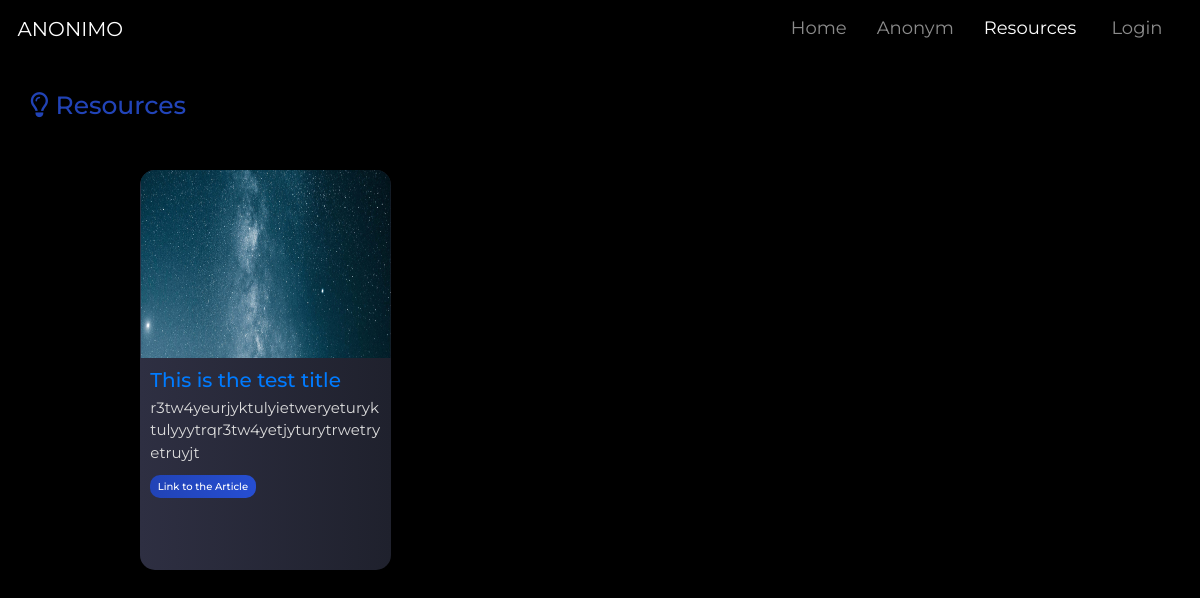
Page /resources on the committed database.
### home/models.py (models this page shows)
class Resources(models.Model):
    img = models.ImageField(upload_to="blog-img/", default="")
    title = models.CharField(max_length=155)
    content = models.TextField()
    link=models.CharField(max_length=500)

### home/views.py (the view)
# urls.py: path('resources', views.resources, name='resources'),
def resources(request):
    blogs = Resources.objects.all()
    friend_count = len(FriendRequest.objects.filter(to_user = request.user))
    if request.user.is_authenticated:
        acc_bal = Bank.objects.get(profile_user=request.user)
        account_bal = acc_bal.account_bal
        return render(request,'resources.html',{"blogs":blogs,'friend_count':friend_count,'account_bal':account_bal})
    else:
        return render(request,'resources.html',{"blogs":blogs,'friend_count':friend_count})

### templates/resources.html (shortened to what this page needs)
{% extends 'base.html' %}
{% load static %}
{% block resourcespage %}active{% endblock resourcespage %}
{% block content %}
<link rel ="stylesheet" href="{% static 'css/resources.css' %}">
   <header class="header">
      <h1 class="rss-title"><span><i class="fa fa-lightbulb-o" aria-hidden="true"></i></span> Resources</h1>
    </header>
  <main>
        <div class="col-md-10 mr-auto">
          <div class="rss-content" style="background-color:transparent;">
            <div class="row mb-4">
            {% for blog in blogs %}
              <div class="col-sm-4 my-2">
              <div class="card">
                  <div class="wrapper" >
                    <div class="image">
                    <img class="card-img-top" style="min-height:29.848rem" src="{{blog.img.url}}" alt="Card image cap">
                    </div>
                   </div>
                  <div class="card-body" style="background-color:transparent">
                    <h5 class="card-title">{{blog.title}}</h5>
                    <p class="card-text">{{blog.content}}</p>
                    <a href="https://{{blog.link}}" target = "_blank" class="btn btn-primary">Link to the Article</a>
                  </div>
              </div>
              </div>
            </div>
            {% endfor %}
          </div>
        </div>
  </main>
{% endblock content %}

### static/css/resources.css (style rules this page uses)
html { font-size: 62.5%; }
body { max-width: 100%; overflow-x: hidden; color: black; background: black; font-family: 'Montserrat', sans-serif; width: 100%; padding-top: 6rem; }
header h1 { background-image: linear-gradient(to left,#264ed1,#2143b6) !important; -webkit-background-clip: text !important; color: transparent; }
.rss-title { margin: 3rem; border-bottom: 0.4rem solid linear-gradient(to left,#264ed1,#2143b6); background-color: #ffff; }
.card-title { font-size: 2rem; }
.card { background-image: linear-gradient(to left,#1f212d,#2e2f42); border: none !important; background-color: transparent; border-radius: 1.5rem; min-height: 40rem; width: 80%; margin-left: 40%; }
.card-body { background: black; border: none; font-size: 1.5rem; }
.card-body h5 { color: #007bff; }
.card-body p { color: gainsboro; }
.rss-content { padding: 1.5rem; background: black; border-radius: 0.5rem; border: #0000; }
.wrapper { position: relative; overflow: hidden; border-radius:1.5rem 1.5rem 0rem 0rem; }
.wrapper:after { content: ''; display: block; padding-top: 75%; }
.wrapper img { width: 100%; height: auto; max-width: none; position: absolute; left: 50%; top: 0; transform: translateX(-50%); }
.btn-primary { background-image: linear-gradient(to left,#264ed1,#2143b6); border-radius: 1rem; border:none; font-family: 'Montserrat', sans-serif; font-weight:500; }

### templates/base.html (style rules this page uses)
body { background-color: linear-gradient(147deg, #2e2f42 0%, black 60%) !important; background-repeat: no-repeat; background-size:cover !important; }

### rows in the picture
Resources: img (picture), title "This is the test title", content "r3tw4yeurjyktulyietweryeturyktulyyytrqr3tw4yetjyturytrwetryetruyjt"
